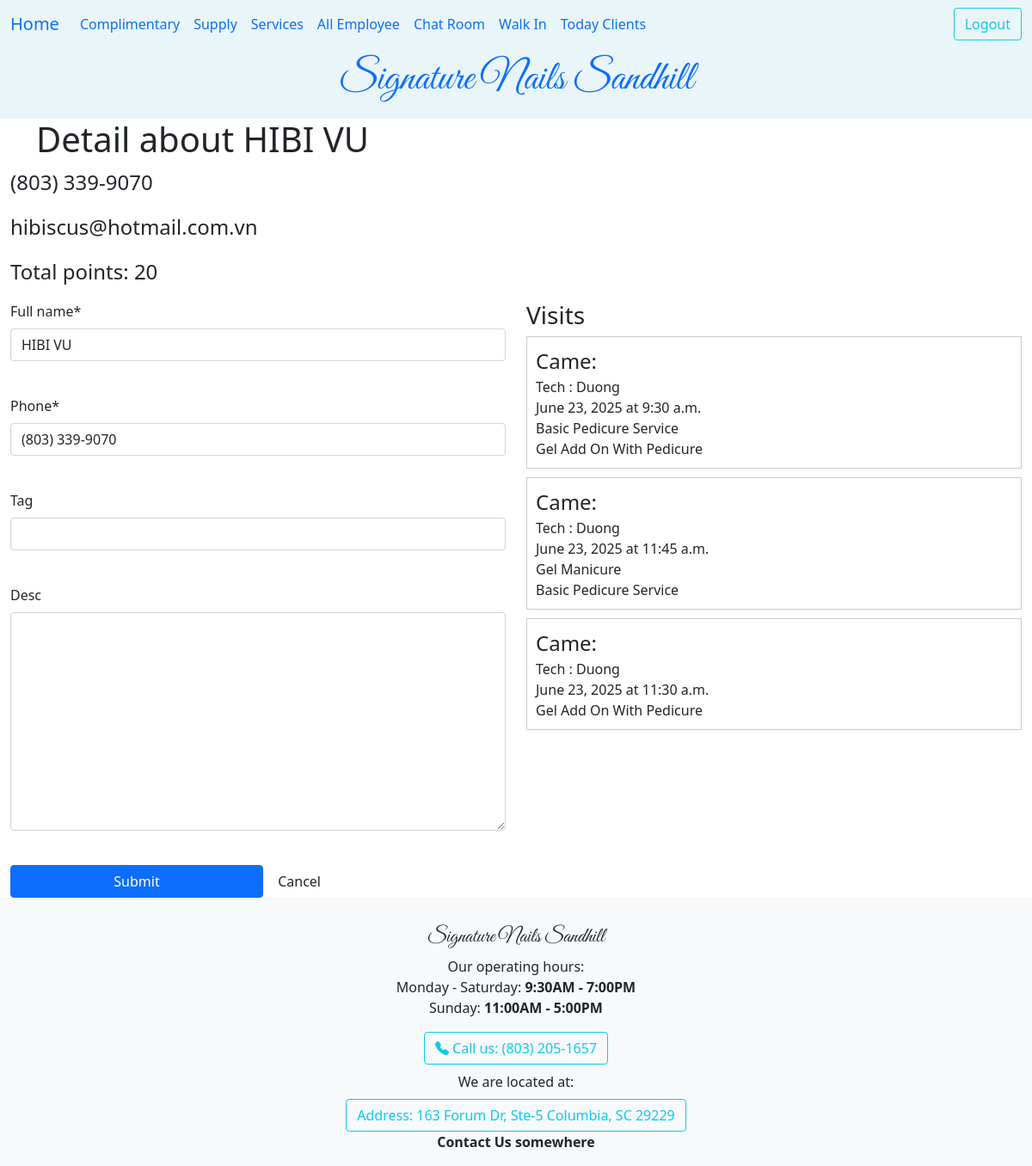
The app's page /dathen/client_detail/3/ (signed in) with its own data.
### ledger/models.py (models this page shows, shortened)
class Khach(models.Model):
    class Status(models.TextChoices):
        online = "Confirmed"
        anyone = "Anyone"
        cancel = "Cancel"
    full_name = models.CharField(max_length=25, validators=[MinLengthValidator(5)])
    phone = PhoneNumberField()
    email = models.EmailField(max_length=50, null=True, blank=True, help_text="Enter your email for booking confirmations.")
    technician = models.ForeignKey(Technician, on_delete=models.SET_NULL, null=True, blank=True, related_name='khachs')
    points = models.PositiveIntegerField(default=0)
    first_comes = models.DateTimeField(editable=False,auto_now_add=True)
    desc = models.TextField(max_length=250,blank=True, null=True)
    services = models.ManyToManyField("Service", blank=True, related_name="khachs")
    status = models.CharField(choices=Status.choices, max_length=20, default=Status.online, help_text="Choose anyone as an alternate!")
    day_comes = models.DateField()
    time_at = models.TimeField()
    tag = models.CharField(max_length=20, null=True, blank=True)
    birthday = models.DateField(null=True, blank=True)
    upset_button = models.BooleanField(default=False)
    history = HistoricalRecords()
    class Meta:
        unique_together = ('full_name','phone',)#put email here for production, increase secure for chat
        ordering = ['full_name','-day_comes']
    def phone_formatted(self):
        so = str(self.phone)
        if len(so) == 12:
            so = f"{so[:2]} ({so[2:5]}) {so[5:8]}-{so[8:]}"
            return so
        else:
            return so

class KhachVisit(models.Model):
    class Status(models.TextChoices):
        online = "Confirmed"
        anyone = "Anyone"
        cancel = "Cancel"
    technician = models.ForeignKey(Technician, on_delete=models.CASCADE, related_name="khachvisits", null=True)
    client = models.ForeignKey(Khach, on_delete=models.CASCADE, related_name="khachvisits")
    services = models.ManyToManyField("Service", blank=True)
    status = models.CharField(choices=Status.choices, max_length=20, default=Status.online, help_text="Choose anyone as an alternate!")
    day_comes = models.DateField()
    time_at = models.TimeField()
    isPaid = models.BooleanField(default=False, help_text="Has the client paid for this visit?")
    total_spent = models.DecimalField(max_digits=7, decimal_places=2, editable=False, null=True)
    class Meta:
        ordering = ['-day_comes']

class Technician(models.Model):
    name = models.CharField(max_length=25)
    phone = PhoneNumberField()
    email = models.EmailField(max_length=40, null=True, blank=True)
    owner = models.ForeignKey(settings.AUTH_USER_MODEL, on_delete=models.DO_NOTHING)
    start_work_at = models.TimeField()
    end_work = models.TimeField()
    isWork = models.BooleanField(default=False)
    picture = models.ImageField(upload_to='tech_pictures/', null=True, editable=True)
    services = models.ManyToManyField("Service", blank=True, related_name="tech")
    time_come_in = models.DateTimeField(null=True)
    work_days = models.CharField(max_length=7, default="1111110", help_text="MTWTFSS: 1 for work, 0 for off")
    vacation_start = models.DateField(null=True, blank=True, help_text="Start vacation")
    vacation_end = models.DateField(null=True, blank=True, help_text="End vacation, back work!")
    date_go_work = models.DateField(null=True, blank=True)
    history = HistoricalRecords()
    hire_date = models.DateField(auto_now_add=True, help_text="Date when the technician was hired")
    experience = models.PositiveIntegerField(default=0, help_text="Years of experience in the field")
    bio = models.TextField(max_length=500, null=True, blank=True, help_text="Short bio about the technician")
    view_count = models.IntegerField(default=0)
    class Meta:
        unique_together = ('name','phone',)
        ordering = ['name']
    def __str__(self) -> str:
        return self.name

class Service(models.Model):
    class Category(models.TextChoices):
        baby = "Baby"
        kid = "Kid"
        nail = "Nail Enhancement"
        mani = "Manicure"
        eyelash = "Eyelash Extensions"
        pedi = "Pedicure"
        wax = "Wax"
        yfix = "YFix"
    service = models.CharField(max_length=30)
    price = models.FloatField(validators=[MinValueValidator(0.0)])
    time_perform = models.DurationField(default=timezone.timedelta(minutes=45))
    description = models.CharField(max_length=800, null=True, blank=True)
    owner = models.ForeignKey(settings.AUTH_USER_MODEL, on_delete=models.CASCADE)
    category = models.CharField(choices=Category.choices, max_length=20, default=Category.nail, help_text="Choose one of the categories.")
    stripe_product_id = models.CharField(max_length=100, null=True, blank=True)
    def __str__(self) -> str:
        return self.service
    class Meta:
        unique_together = ('service','price')
        ordering = ['category']

### datHen/views.py (the view, shortened to what this page needs)
# urls.py: path("client_detail/<int:pk>/", views.ClientDetailView.as_view(), name='client_detail' ),
class ClientDetailView(LoginRequiredMixin, UpdateView):
    template_name = 'datHen/client_detail.html'
    form_class = KhachDetailForm
    success_url = reverse_lazy('datHen:listHen')
    def get_object(self, queryset = None):
        pk=self.kwargs.get('pk')
        return get_object_or_404(Khach, id=pk)
    def get_context_data(self, **kwargs):
        context = super().get_context_data(**kwargs)
        context['client'] = self.get_object()
        context['today'] = timezone.now().today().date()
        return context

### datHen/forms.py
class KhachDetailForm(forms.ModelForm):
    class Meta:
        model = Khach
        fields = ['tag','desc','email','full_name','phone']

### datHen/templates/datHen/client_detail.html (shortened to what this page needs)
{% extends 'base.html' %}
{% load crispy_forms_tags %}
{% load humanize %}
{% load static %}
{% block heading %}
    <h1 class='title'>Detail about {{ client.full_name }}</h1>
{% endblock heading %}
{% block content %}
<div class="client">
    <div class="client-info fs-4">
        <p>{{ client.phone_formatted }}</p>
        <p>{{ client.email }}</p>
        <p>Total points: {{ client.points }}</p>
    </div>
</div>
    <form method="post">
        <div class="row g3">
            <div class="col mb-2">
                {{ form.full_name | as_crispy_field }}
                <br>
                {{ form.phone | as_crispy_field }}
                <br>
                {{ form.tag | as_crispy_field }}
                <br>
                {{ form.desc | as_crispy_field }}
            </div>
            <div class="col-md-6 mb-3">
                <h3>Visits</h3>
                {% for visit in client.khachvisits.all %}
                    <div style="border: 1px solid #ccc; padding: 10px; margin-bottom: 10px;">
                        {% if visit.day_comes > today %}
                            <span class="text-success fs-4"> Next visit: </span>
                        {% else %}
                            <span class="fs-4"> Came: </span>
                        {% endif %}
                        <div>Tech : {{ visit.technician | title }}</div>
                        {{ visit.day_comes }} at {{ visit.time_at }}
                        {% for ser in visit.services.all %}
                            <div>
                                {{ ser | title }}
                            </div>
                            {% endfor %}
                    </div>
                {% endfor %}
            </div>
        </div>
        <div class="mt-3">
            <input type="submit" value="Submit" class="btn btn-primary w-25" role="button">
            <input type="button" onclick="window.location='{% url 'datHen:listHen' %}';" value="Cancel" class="btn btn-muted" role="button">
        </div>
    </form>
{% endblock content %}
{% block footer %}
    <strong>Contact Us somewhere</strong>
{% endblock footer %}

### records on screen
Khach: full_name "HIBI VU", phone_formatted "(803) 339-9070", email "hibiscus@hotmail.com.vn", points "20", phone "(803) 339-9070"
KhachVisit: shows "Came:", technician "Duong", day_comes "June 23, 2025", time_at "9:30 a.m."
Service: service "Basic Pedicure Service"
Service: service "Gel Add On With Pedicure"
KhachVisit: shows "Came:", technician "Duong", day_comes "June 23, 2025", time_at "11:45 a.m."
Service: service "Gel Manicure"
KhachVisit: shows "Came:", technician "Duong", day_comes "June 23, 2025", time_at "11:30 a.m."
